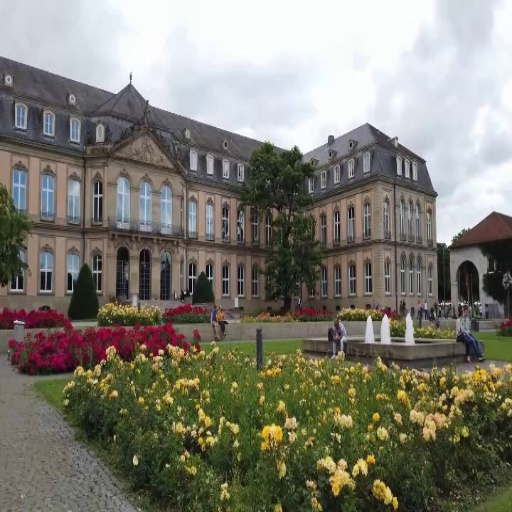
#> input picture stitch_engine/dataset/sample1.jpg, 512 x 512 px
$ python -i auto_crop.py   (imports and definitions only)
#> lines starting #> are read from the running program, lines starting #| are printed output that depends on the picture
#> further down, picture is the input picture: shape (512, 512, 3); mean B, G, R 114.3, 125.3, 127.3
import cv2
import numpy as np

def auto_crop(img):

    gray = cv2.cvtColor(img, cv2.COLOR_BGR2GRAY)
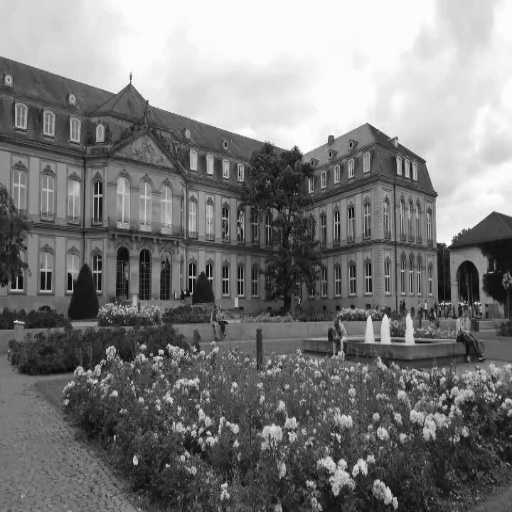
#> gray: shape (512, 512); min 2, max 255, mean 124.6

    _, thresh = cv2.threshold(
        gray,
        1,
        255,
        cv2.THRESH_BINARY
    )
#> thresh: shape (512, 512); every value is 255

    contours, _ = cv2.findContours(
        thresh,
        cv2.RETR_EXTERNAL,
        cv2.CHAIN_APPROX_SIMPLE
    )
#> contours = [[[0, 0], [0, 511], [511, 511], [511, 0]]]

    largest = max(
        contours,
        key=cv2.contourArea
    )
#> largest = [[0, 0], [0, 511], [511, 511], [511, 0]]

    mask = np.zeros(
        thresh.shape,
        dtype=np.uint8
    )

    cv2.drawContours(
        mask,
        [largest],
        -1,
        255,
        -1
    )

    x, y, w, h = cv2.boundingRect(mask)
#> x = 0; y = 0; w = 512; h = 512

    crop = mask[y:y+h, x:x+w]

    while cv2.countNonZero(crop) < crop.size:

        crop = crop[1:-1, 1:-1]

        x += 1
        y += 1
        w -= 2
        h -= 2

        if w <= 0 or h <= 0:
            break
#> this loop made 0 passes
#> after the loop, h = 512; w = 512; x = 0; y = 0

    return img[y:y+h, x:x+w]

>>> import cv2
>>> picture = cv2.imread('dataset/sample1.jpg')
>>> result = auto_crop(picture)

$ run again, on stitch_engine/dataset/sample2.jpg
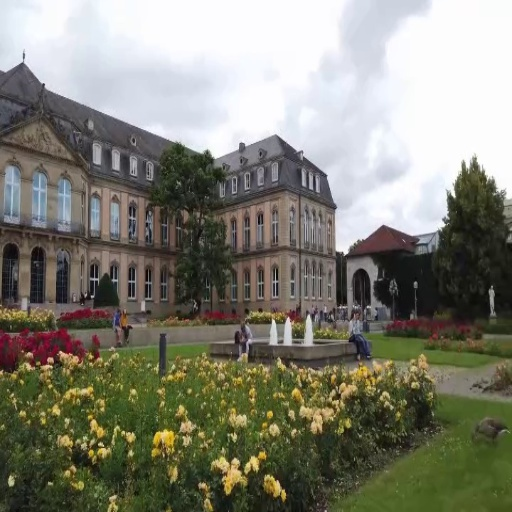
#> input picture stitch_engine/dataset/sample2.jpg, 512 x 512 px
#> picture is the input picture: shape (512, 512, 3); mean B, G, R 117.4, 130.5, 130.8
#> in auto_crop, `gray = cv2.cvtColor(img, cv2.COLOR_BGR2GRAY)`:
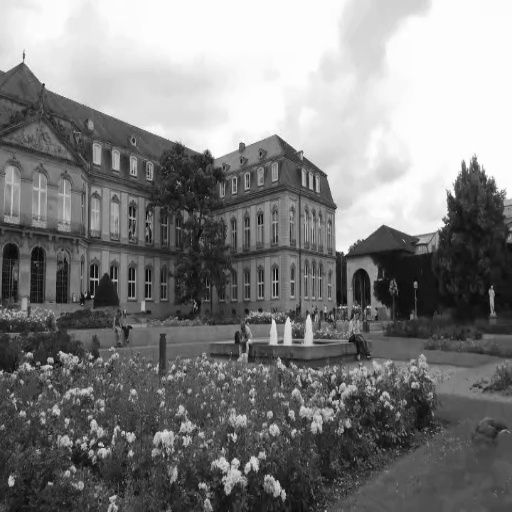
#> gray: shape (512, 512); min 2, max 255, mean 129.1
#> thresh: shape (512, 512); every value is 255
#> contours = [[[0, 0], [0, 511], [511, 511], [511, 0]]]
#> largest = [[0, 0], [0, 511], [511, 511], [511, 0]]
#> in auto_crop, `x, y, w, h = cv2.boundingRect(mask)`: x = 0; w = 512
#> after the loop in auto_crop, `while cv2.countNonZero(crop) < crop.size:`: x = 0
